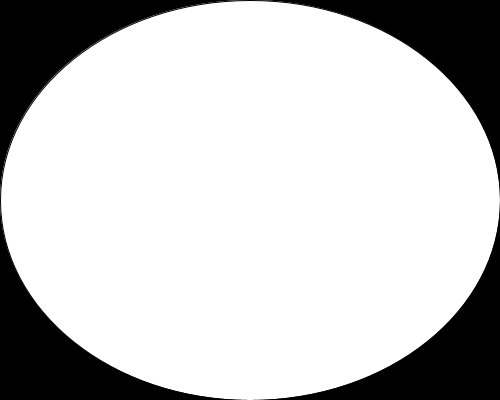
Frame 1 (no input)
Frame 60 (the mouse pressed at the canvas centre just before this capture): identical to frame 1, image omitted
Frame 120 (the mouse held since frame 60 and released just before this capture): blank canvas, image omitted

The Processing sketch that drew this single still picture (run headless with seeded random() and noise(); from frame 60 on, the mouse is pressed at the canvas centre):

// Processing sketch: processing_144255
// ── processing_144255.pde

void setup() {
  size(500,400);
}

void draw() {
  background(0);

  stroke(0);
  fill(255);
  ellipse(250, 200, abs(-250+mouseX)*2, abs(-200+mouseY)*2);
}
